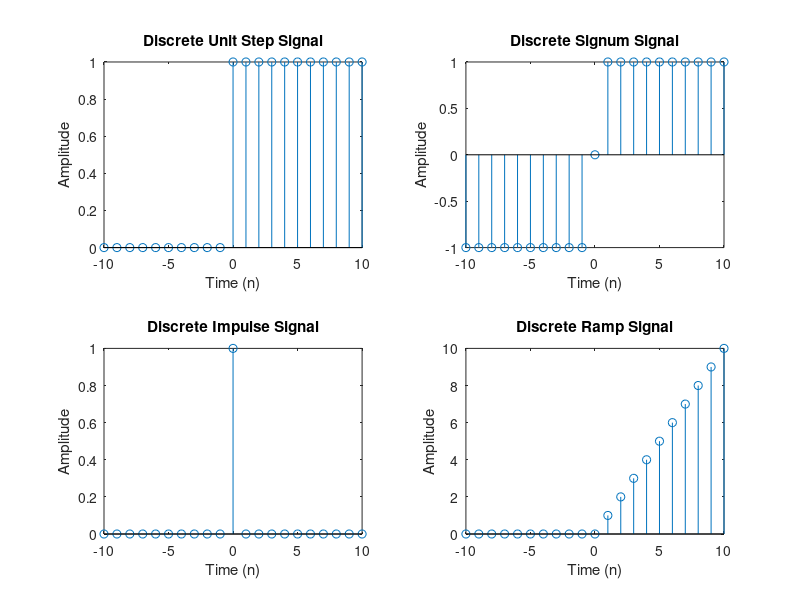

Write the MATLAB code that produced this figure.
% Program to plot discrete signals
tmin = -10;
tmax = 10;
dt = 1;
t = tmin:dt:tmax;

% Unit Step Signal
x1 = double(t >= 0); % 1 for t >= 0, else 0
subplot(2,2,1);
stem(t, x1);
xlabel('Time (n)');
ylabel('Amplitude');
title('Discrete Unit Step Signal');

% Discrete Signum Signal
x2 = double(t > 0) - double(t < 0); % 1 for t>0, -1 for t<0, 0 for t=0
subplot(2,2,2);
stem(t, x2);
xlabel('Time (n)');
ylabel('Amplitude');
title('Discrete Signum Signal');

% Discrete Impulse Signal (delta)
x3 = double(t == 0); % 1 only at t=0
subplot(2,2,3);
stem(t, x3);
xlabel('Time (n)');
ylabel('Amplitude');
title('Discrete Impulse Signal');

% Discrete Ramp Signal
x4 = t .* (t >= 0); % Ramp from 0 onwards
subplot(2,2,4);
stem(t, x4);
xlabel('Time (n)');
ylabel('Amplitude');
title('Discrete Ramp Signal');
